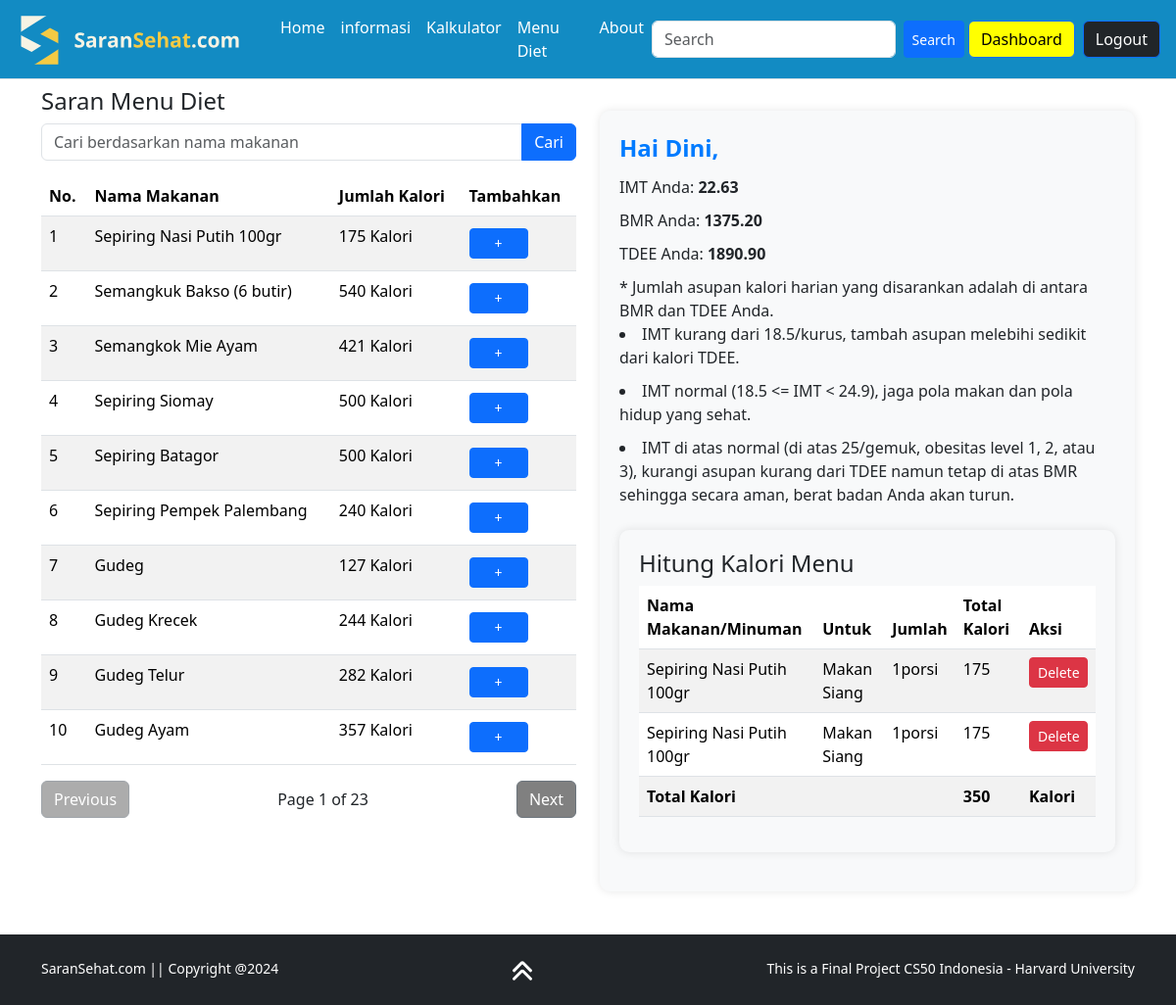
The app's page /menu (signed in), older data.
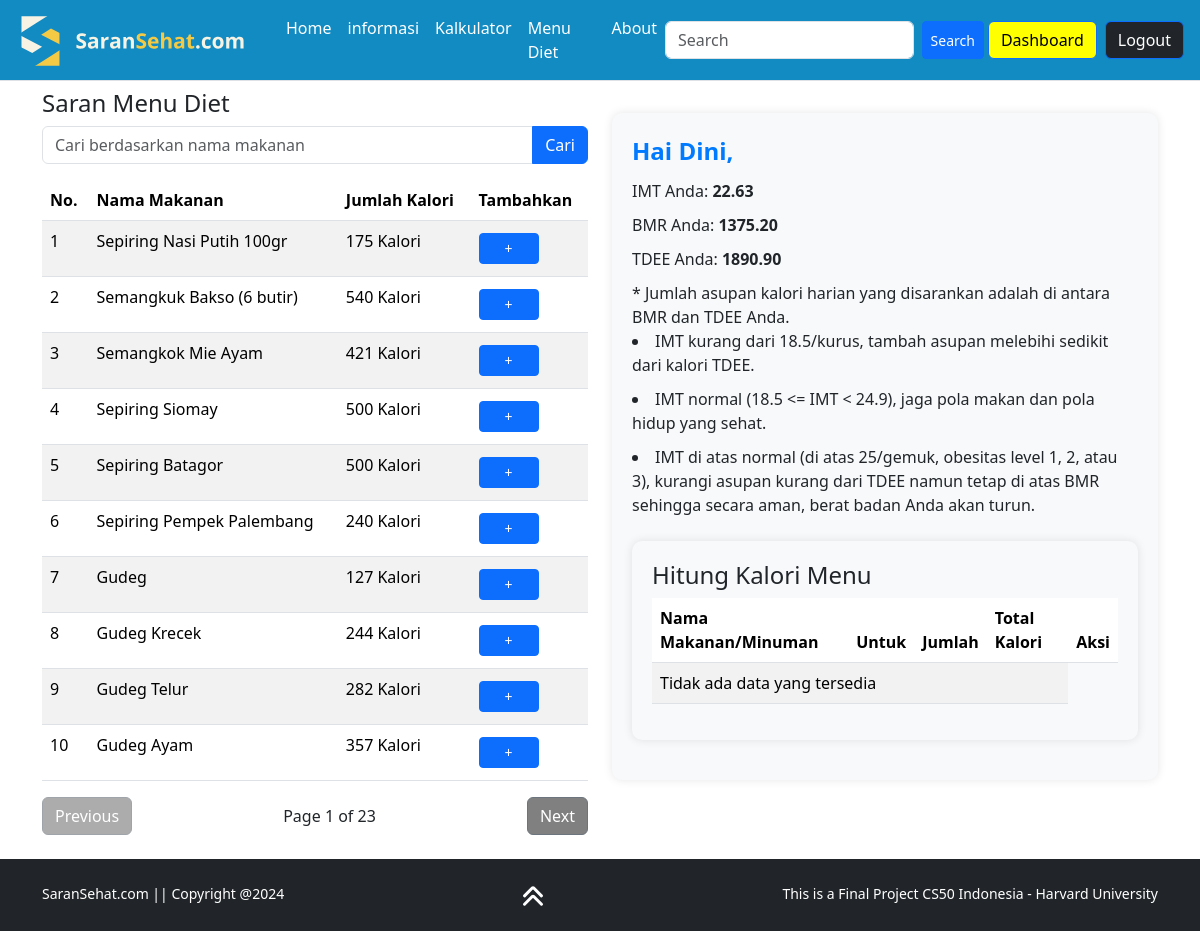
The same page, newer data.
### tables this page shows
CREATE TABLE foods (
    "food_id" INTEGER PRIMARY KEY AUTOINCREMENT,
    name TEXT NOT NULL,
    amount NUMERIC NOT NULL,
    unit TEXT NOT NULL,
    calories NUMERIC NOT NULL
);

CREATE TABLE "bio" (
    id INTEGER PRIMARY KEY AUTOINCREMENT,
    user_id INTEGER,
	name TEXT, 
    imt NUMERIC NOT NULL,
    bmr NUMERIC NOT NULL,
    tdee NUMERIC NOT NULL,
    timestamp TIMESTAMP DEFAULT CURRENT_TIMESTAMP,
    FOREIGN KEY (user_id) REFERENCES users(id)
);

CREATE TABLE "user_intake" (
    id INTEGER PRIMARY KEY AUTOINCREMENT,
    bio_id INTEGER,
    food_id INTEGER,
    food_name TEXT NOT NULL,
    meal_type TEXT,    
    amount NUMERIC NOT NULL, 
    unit TEXT NOT NULL, 
    calories NUMERIC NOT NULL,
    timestamp DATETIME,
    FOREIGN KEY (bio_id) REFERENCES bio(id),
    FOREIGN KEY (food_id) REFERENCES foods(food_id)
);

### app.py (the view)
@app.route('/menu', methods=["GET", "POST"])
@login_required
def show_menu():
    page = request.args.get('page', 1, type=int)
    limit = 10
    halaman = db.execute("SELECT COUNT(*) AS total_foods FROM foods")[0]['total_foods']
    total_halaman = (halaman + limit - 1) // limit
    foods = db.execute("SELECT * FROM foods")
    food = foods[0]
    data_bio = db.execute("SELECT id, name, imt, bmr, tdee FROM bio ORDER BY id DESC LIMIT 1")[0]
    data_menus = db.execute("SELECT * FROM user_intake")
    total_calories = sum(menu["amount"] * menu["calories"] for menu in data_menus)
    query = request.args.get('search')
    if query:
        foods = db.execute("SELECT * FROM foods WHERE name LIKE ?", ('%' + query + '%'))
    else:
        foods = db.execute("SELECT * FROM foods")
    return render_template("menu.html", food=food, foods=foods, page=page, limit=limit, total_halaman=total_halaman, query=query, data_bio=data_bio, data_menus=data_menus, total_calories=total_calories)

### app.py (called while the page is built)
@app.after_request
def after_request(response):
    response.headers["Cache-Control"] = "no-cache, no-store, must-revalidate"
    response.headers["Expires"] = 0
    response.headers["Pragma"] = "no-cache"
    return response

### helpers.py (called while the page is built)
def login_required(f):
    @wraps(f)
    def decorated_function(*args, **kwargs):
        if session.get("user_id") is None:
            return redirect("/login")
        return f(*args, **kwargs)
    return decorated_function

def format_decimal(value):
    if value is None:
        return ""
    try:
        formatted_value = "{:.2f}".format(value)
        return formatted_value
    except (ValueError, TypeError):
        return ""

### templates/menu.html (shortened to what this page needs)
{% extends "base.html" %}
{% block content %}
<div class="row g-6 mt-2">
    <div class="col-md-6">
        <h4>Saran Menu Diet</h4>
        <form action="/menu" method="get" class="mb-3">
            <div class="input-group">
                <input type="text" class="form-control" placeholder="Cari berdasarkan nama makanan" name="search">
                <button class="btn btn-primary" type="submit">Cari</button>
            </div>
        </form>
        <div action="/menu" method="post">
            {% set total_pages = ((foods|length - 1) // limit) + 1 %}
            <table class="table table-striped">
                <thead>
                    <tr>
                        <th class="table-cell">No.</th>
                        <th class="table-cell">Nama Makanan</th>
                        <th class="table-cell">Jumlah Kalori</th>
                        <th class="table-cell">Tambahkan</th>
                    </tr>
                </thead>
                <tbody>
                    {% for food in foods %}
                    {% if loop.index >= (page - 1) * limit + 1 and loop.index <= page * limit %} <tr>
                        <td class="table-cell">{{ loop.index }}</td>
                        <td class="table-cell">{{ food.name }}</td>
                        <td class="table-cell">{{ food.calories }} Kalori</td>
                        <td class="table-cell">
                            {% if session["user_id"] %}
                            <div class="d-block my-1"><a href="#" class="btn btn-primary btn-sm" style="width: 60px"
                                    data-bs-toggle="modal" data-bs-target="#addModal{{ food.food_id }}"> + </a></div>
                                {% endif %}
                        </td>
                        </tr>
                        {% endif %}
                        {% endfor %}
                </tbody>
            </table>
            <div class="pagination">
                <div>
                    {% if page > 1 %}
                    <a href="?page={{ page - 1 }}{% if query %}&search={{ query }}{% endif %}" class="btn btn-secondary" style="background-color: gray;">
                        <bold> Previous </bold>
                    </a>
                    {% else %}
                    <button class="btn btn-secondary" disabled>
                        <bold> Previous </bold>
                    </button>
                    {% endif %}
                </div>
                <div>
                    {% if total_pages > 1 %}
                    <span>Page {{ page }} of {{ total_pages }}</span>
                    {% endif %}
                </div>
                <div>
                    {% if page < total_pages %}
                    {% if query %}
                    <a href="?page={{ page + 1 }}&search={{ query }}" class="btn btn-secondary" style="background-color: gray;">
                        <bold> Next </bold>
                    </a>
                    {% else %}
                    <a href="?page={{ page + 1 }}" class="btn btn-secondary" style="background-color: gray;">
                        <bold> Next </bold>
                    </a>
                    {% endif %}
                    {% else %}
                    <button class="btn btn-secondary" disabled>
                        <bold> Next </bold>
                    </button>
                    {% endif %}
                </div>
            </div>
        </div>
    </div>
    <div class="col-md-6">
        <div class="result-container mt-4" action="/menu" method="get">
            <div class="result-title">Hai {{ data_bio.name }},</div>
            <div class="result-item">IMT Anda: <strong>{{ format_decimal(data_bio.imt) }}</strong></div>
            <div class="result-item">BMR Anda: <strong>{{ format_decimal(data_bio.bmr) }}</strong></div>
            <div class="result-item">TDEE Anda: <strong>{{ format_decimal(data_bio.tdee) }}</strong></div>
            <div class="result-item"> * Jumlah asupan kalori harian yang disarankan adalah di antara BMR dan TDEE Anda.
            <div class="result-item"><li>IMT kurang dari 18.5/kurus, tambah asupan melebihi sedikit dari kalori TDEE.</li></div>
            <div class="result-item"><li>IMT normal (18.5 <= IMT < 24.9), jaga pola makan dan pola hidup yang sehat.</li></div>
            <div class="result-item"><li>IMT di atas normal (di atas 25/gemuk, obesitas level 1, 2, atau 3), kurangi asupan kurang dari TDEE namun tetap di atas BMR sehingga secara aman, berat badan Anda akan turun.</li></div>
        </div>
        <div class="result-container mt-4" action="/menu" method="get">
            <h4>Hitung Kalori Menu</h4>
            <table class="table table-striped">
                <thead>
                    <tr>
                        <th class="table-cell">Nama Makanan/Minuman</th>
                        <th class="table-cell">Untuk</th>
                        <th class="table-cell">Jumlah</th>
                        <th class="table-cell">Total Kalori</th>
                        <th class="table-cell"> Aksi</th>
                    </tr>
                </thead>
                <tbody>
                    {% for data_menu in data_menus %}
                    <tr>
                        <td class="table-cell">{{ data_menu.food_name }}</td>
                        <td class="table-cell">{{ data_menu.meal_type }}</td>
                        <td class="table-cell">{{ data_menu.amount }}{{ data_menu.unit }}</td>
                        <td class="table-cell">{{ data_menu.amount * data_menu.calories }}</td>
                        <td class="table-cell">
                            <form action="/delete/{{ data_menu.id }}" method="post">
                                <button type="submit" class="btn btn-danger btn-sm" style="width: 60px">Delete</button>
                            </form>
                        </td>
                    {% endfor %}
                    {% if data_menus %}
                    <tr>
                        <th colspan="3" class="table-cell">Total Kalori</th>
                        <th class="table-cell">{{ total_calories }}</th>
                        <th class="table-cell">Kalori</th>
                    </tr>
                    {% else %}
                    <tr>
                        <td colspan="4" class="table-cell">Tidak ada data yang tersedia</td>
                    </tr>
                    {% endif %}
                </tbody>
            </table>
        </div>
    </div>
</div>
</div>
</div>
{% endblock %}

### templates/base.html (shortened to what this page needs)
<!DOCTYPE html>
<html lang="en">
<head>
  <link href="https://cdn.jsdelivr.net/npm/bootstrap@5.3.2/dist/css/bootstrap.min.css" rel="stylesheet"
>
  <link rel="stylesheet" href="https://cdnjs.cloudflare.com/ajax/libs/animate.css/4.1.1/animate.min.css">
  <link rel="stylesheet" href="{{ url_for('static', filename='css/styles.css') }}">
</head>
<body>
  <nav class="navbar navbar-expand-lg border-bottom border-body">
    <div class="container-fluid">
      <a class="navbar-brand" href="/"><img src="/static/images/logo_long.svg" alt="Logo" width="250" height="50"
          class="d-inline-block align-text-top"></a>
      <div class="collapse navbar-collapse" id="navbarTogglerDemo02">
        <ul class="navbar-nav me-auto mb-2 mb-lg-0">
          <li class="nav-item{% if active_page == 'index' %}active{% endif %}">
            <a class="nav-link" href="/">Home</a>
          </li>
          <li class="nav-item {% if active_page == 'informasi' %}active{% endif %}">
            <a class="nav-link" href="/informasi">informasi</a>
          </li>
          <li class="nav-item">
            <a class="nav-link" href="/kalkulator">Kalkulator</a>
          </li>
          <li class="nav-item">
            <a class="nav-link" href="/menu">Menu Diet</a>
          </li>
          <li class="nav-item">
            <a class="nav-link" href="/about">About</a>
          </li>
        </ul>
        <form id="search" class="d-flex" role="search">
          <input class="form-control me-2" type="search" placeholder="Search" aria-label="Search">
          <button type="button" class="btn btn-primary btn-sm">Search</button>
        </form>
        {% if session["user_id"] %}
        {% if session["role"] == "admin" %}
        <div class="list-unstyled text-center mx-1 my-2">
          <li>
            <a href="/dashboard" class="btn btn-primary" style="background-color: yellow; color: black;">Dashboard</a>
          </li>
        </div>
        {% endif %}
        <div class="list-unstyled text-center mx-1 my-2">
          <li>
            <a href="/logout" class="btn btn-primary bg-dark">Logout</a>
          </li>
        </div>
        {% else %}
        <div class="list-unstyled text-center mx-1 my-2">
          <li>
            <a href="/login" class="btn btn-primary bg-dark">Register/Login</a>
          </li>
        </div>
        {% endif %}
      </div>
    </div>
  </nav>
  <div class="container content">
    {% block content %}
    {% endblock %}
  <footer class="bg-dark text-white text-center py-4 mt-4">
    <div class="container">
      <div class="row justify-content-between small">
        <div class="col-auto">
          <span>SaranSehat.com || Copyright @2024</span>
        </div>
        <div class="col-auto">
          <div class="col-auto">
            <button id="scrollTop" class="d-inline-block text-reset" title="Up to the top" style="background-color: transparent; border: none;">
          </button>
          </div>
        </div>
        <div class="col-auto">
          <span>This is a Final Project CS50 Indonesia - Harvard University</span>
        </div>
      </div>
    </div>
  </footer>
</body>
</html>

### static/css/styles.css (style rules this page uses)
html, body { height: 100%; overflow-x: hidden; display: flex; flex-direction: column; min-height: 100vh; }
.content { flex: 1; }
footer { margin-top: auto; }
nav { background-color: #128bc3; }
.navbar-nav .nav-link { position: relative; color: white; text-decoration: none; }
.navbar-nav .nav-link::after { content: ''; position: absolute; bottom: -2px; left: 0; width: 0; height: 2px; background-color: white; transition: width 0.3s ease; }
.result-container { background-color: #f8f9fa; border-radius: 10px; padding: 20px; box-shadow: 0px 0px 10px rgba(0, 0, 0, 0.1); margin-bottom: 20px; }
.result-title { font-size: 24px; font-weight: bold; margin-bottom: 10px; color: #007bff; }
.result-item { font-size: 16px; margin-bottom: 10px; }
.pagination { display: flex; justify-content: space-between; align-items: center; }
.pagination .btn { background-color: gray; }

Row changes from the older to the newer data that the page shows:
removed user_intake: food_name "Sepiring Nasi Putih 100gr", meal_type "Makan Siang", amount "1", unit "porsi", data_menu.amount*data_menu.calories "175"
removed user_intake: food_name "Sepiring Nasi Putih 100gr", meal_type "Makan Siang", amount "1", unit "porsi", data_menu.amount*data_menu.calories "175"
Text that changed along with them:
{{ total_calories }}: "350" → (not shown)
text no longer shown: "Total Kalori Kalori"
text now shown: "Tidak ada data yang tersedia"
